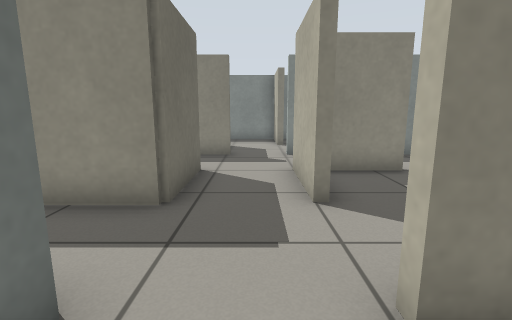
view 1 (above)

20 first-person views from a walk through a robot-simulator world made for Gazebo. The camera is 0.75 m above the floor, tilts 10° down and sees 85° across. The floor is counted in squares, 0.5 m on a side. Each view is taken from the middle of a square. On the plan, view 1 faces up. The plan holds only what a view shows up to about 14 squares ahead; the rest is blank. Surface patterns are stand-ins for the level's own textures.

view 2
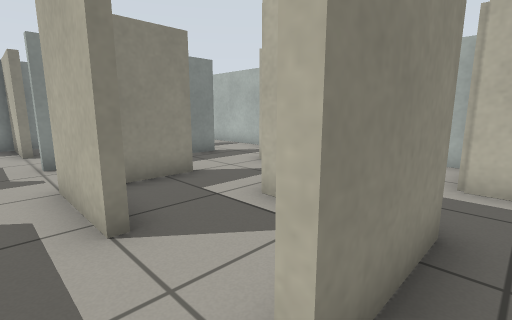

view 3
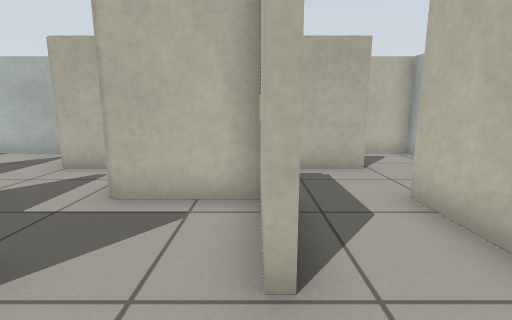

view 4
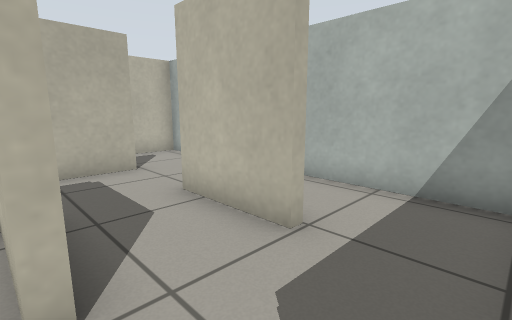

view 5
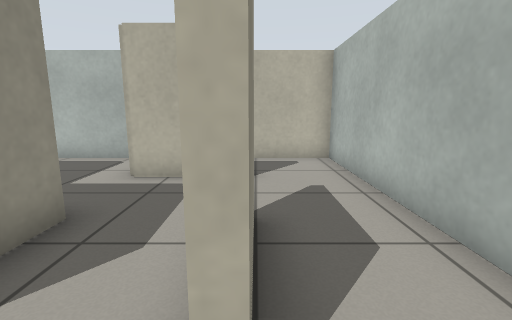

view 6
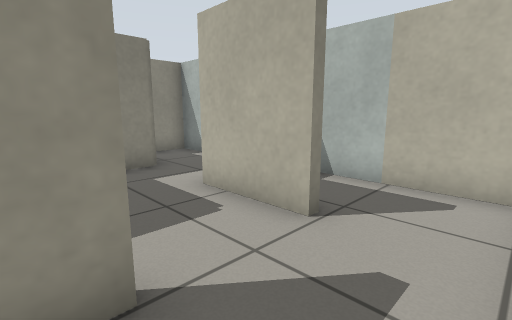

view 7
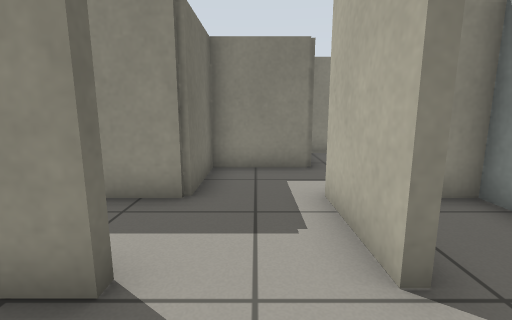

view 8
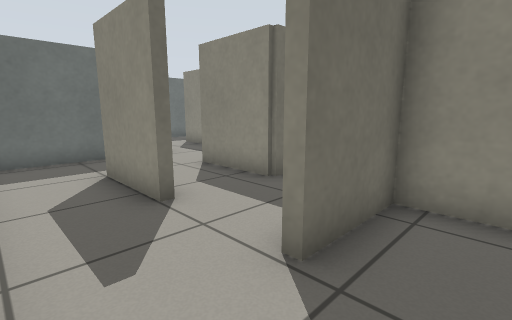

view 9
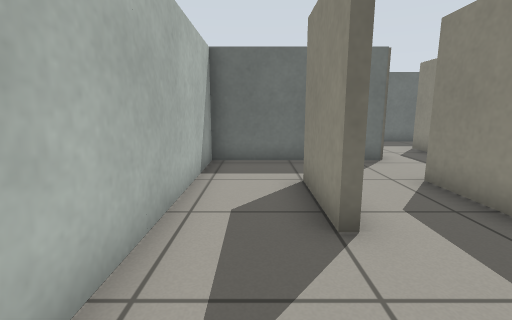

view 10
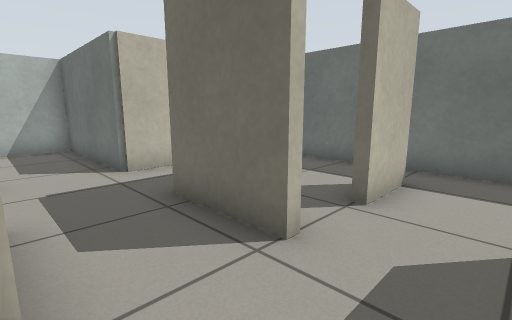

view 11
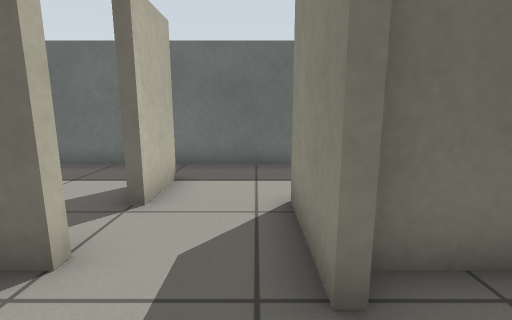

view 12
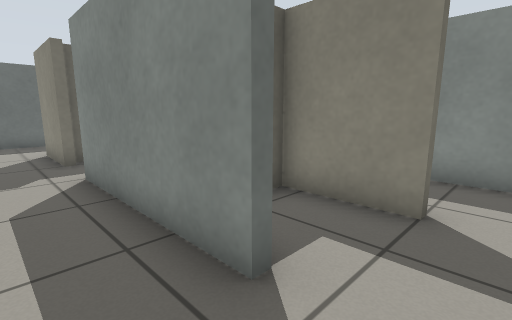

view 13
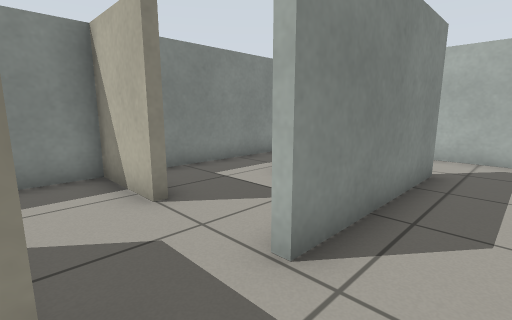

view 14
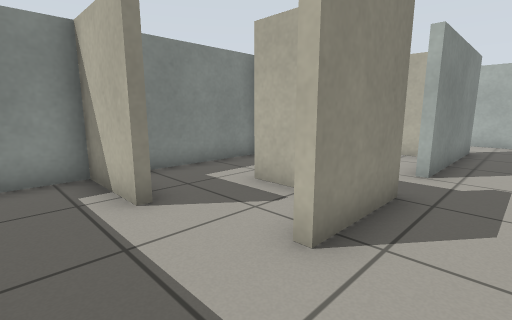

view 15
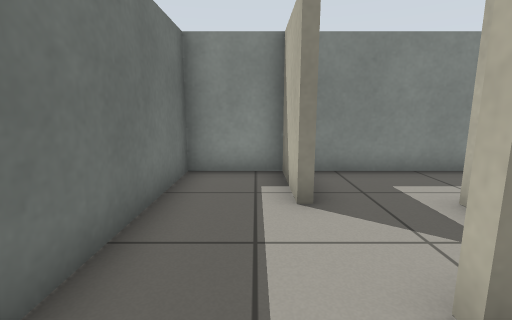

view 16
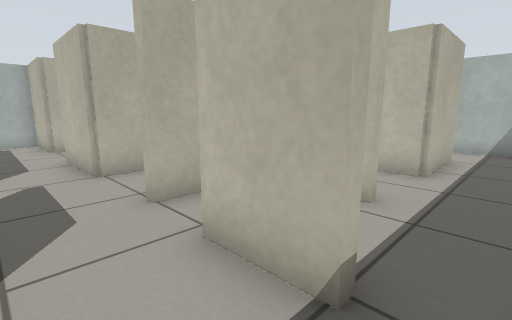

view 17
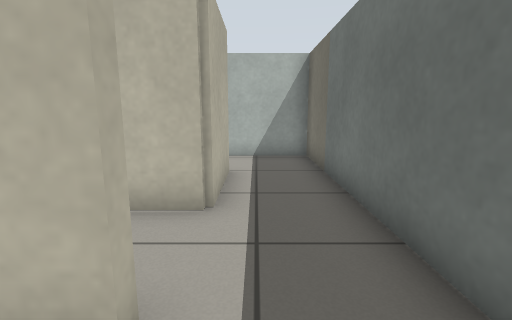

view 18
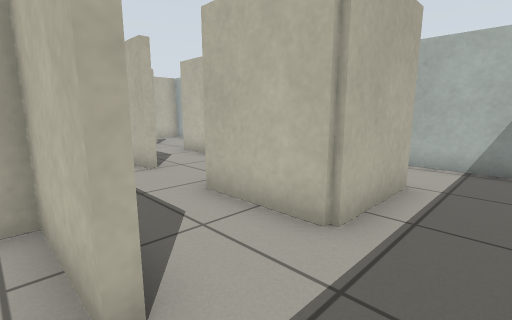

view 19
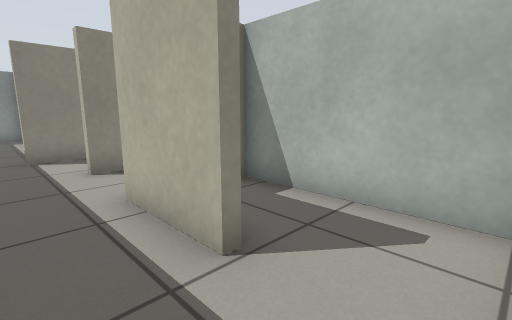

view 20
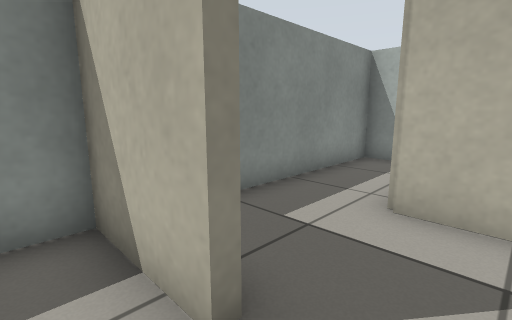

### Floor plan
Ten units are one square. View 1 is at (0, 0); x grows to the right and y downward. Boxes are objects, and circles mark ways between rooms. Rooms are numbered by the first view taken in them; rooms with no view inside come last. Other rooms are left out.
<svg viewBox="-72 -154 166 192">
<path fill="none" stroke="#000" d="M10 7 38 7M38 10 10 10M37 -17 10 -17M-14 -19 -14 33 55 33M62 9 62 -20M-14 -43 -42 -43M-43 -19 -14 -19M55 33 89 33 89 -17 65 -17 65 9M11 -44 11 -72 38 -72M38 -69 19 -69M-14 -71 -14 -43M35 -96 10 -96M62 -59 62 -72M10 -19 36 -19 36 -46M64 -96 54 -96M62 -72 89 -72 89 -106M-36 -69 -51 -69M-51 -72 -32 -72M-42 -46 -17 -46 -17 -71M-9 -96 -36 -96M-67 -104 -67 -44M-43 9 -43 -19M-67 -44 -67 33 -45 33M11 -122 11 -149 -16 -149M43 -106 43 -125M-14 -115 -14 -99M89 -140 89 -149 14 -149M-43 -122 -43 -149 -67 -149 -67 -104M-17 -111 -17 -124M-16 -149 -36 -149M-17 30 -17 -17M-45 33 -35 33M89 -22 89 -69 70 -69M71 -122 45 -122M89 -106 89 -125M54 -96 35 -96M65 -43 37 -43 37 -17"/>
<circle cx="60" cy="20" r="3" fill="#2a7"/>
<circle cx="5" cy="-20" r="3" fill="#2a7"/>
<circle cx="50" cy="-20" r="3" fill="#2a7"/>
<circle cx="-10" cy="-30" r="3" fill="#2a7"/>
<circle cx="-50" cy="-30" r="3" fill="#2a7"/>
<circle cx="-10" cy="-85" r="3" fill="#2a7"/>
<circle cx="5" cy="-100" r="3" fill="#2a7"/>
<circle cx="25" cy="-85" r="3" fill="#2a7"/>
<circle cx="45" cy="-70" r="3" fill="#2a7"/>
<circle cx="75" cy="-100" r="3" fill="#2a7"/>
<circle cx="60" cy="-85" r="3" fill="#2a7"/>
<circle cx="-55" cy="-40" r="3" fill="#2a7"/>
<circle cx="-50" cy="-100" r="3" fill="#2a7"/>
<circle cx="-40" cy="20" r="3" fill="#2a7"/>
<circle cx="-10" cy="-135" r="3" fill="#2a7"/>
<circle cx="80" cy="-120" r="3" fill="#2a7"/>
<circle cx="60" cy="-30" r="3" fill="#2a7"/>
<text x="20" y="0">1</text>
<text x="-20" y="-30">2</text>
<text x="70" y="10">3</text>
<text x="20" y="-60">4</text>
<text x="70" y="-90">5</text>
<text x="-40" y="-80">6</text>
<text x="-60" y="-10">7</text>
<text x="30" y="-130">8</text>
<text x="-40" y="-120">9</text>
<text x="-30" y="10">10</text>
<text x="70" y="-50">11</text>
<text x="70" y="-110">12</text>
<text x="40" y="-90">13</text>
<text x="50" y="-30">14</text>
</svg>
Room 1 opens to room 3. Room 1 opens to room 4. Room 1 opens to room 14. Room 2 opens to room 4. Room 2 opens to room 7. Room 4 opens to room 6. Room 4 opens to room 8. Room 4 opens to room 13. Room 5 opens to room 12. Room 5 opens to room 13. Room 6 opens to room 7. Room 6 opens to room 9. Room 7 opens to room 10. Room 8 opens to room 9. Room 8 opens to room 12. Room 11 opens to room 14.

Where each view was taken, in squares from view 1:
view 1: 0 up, 0 right, facing up
view 2: 1 up, 0 right, facing up-right
view 3: 2 up, 1 left, facing right
view 4: 2 up, 1 left, facing down-right
view 5: 1 down, 0 right, facing right
view 6: 3 down, 3 right, facing up-right
view 7: 3 down, 5 right, facing up
view 8: 3 down, 8 right, facing up-left
view 9: 2 down, 7 right, facing left
view 10: 9 up, 1 right, facing down-left
view 11: 9 up, 1 right, facing left
view 12: 8 up, 8 right, facing up-left
view 13: 8 up, 1 left, facing up-right
view 14: 8 up, 6 left, facing up-right
view 15: 8 up, 5 left, facing up
view 16: 9 up, 6 left, facing down-right
view 17: 6 up, 5 left, facing down
view 18: 5 up, 6 left, facing down-right
view 19: 3 down, 6 left, facing up-right
view 20: 11 up, 0 right, facing up-right
